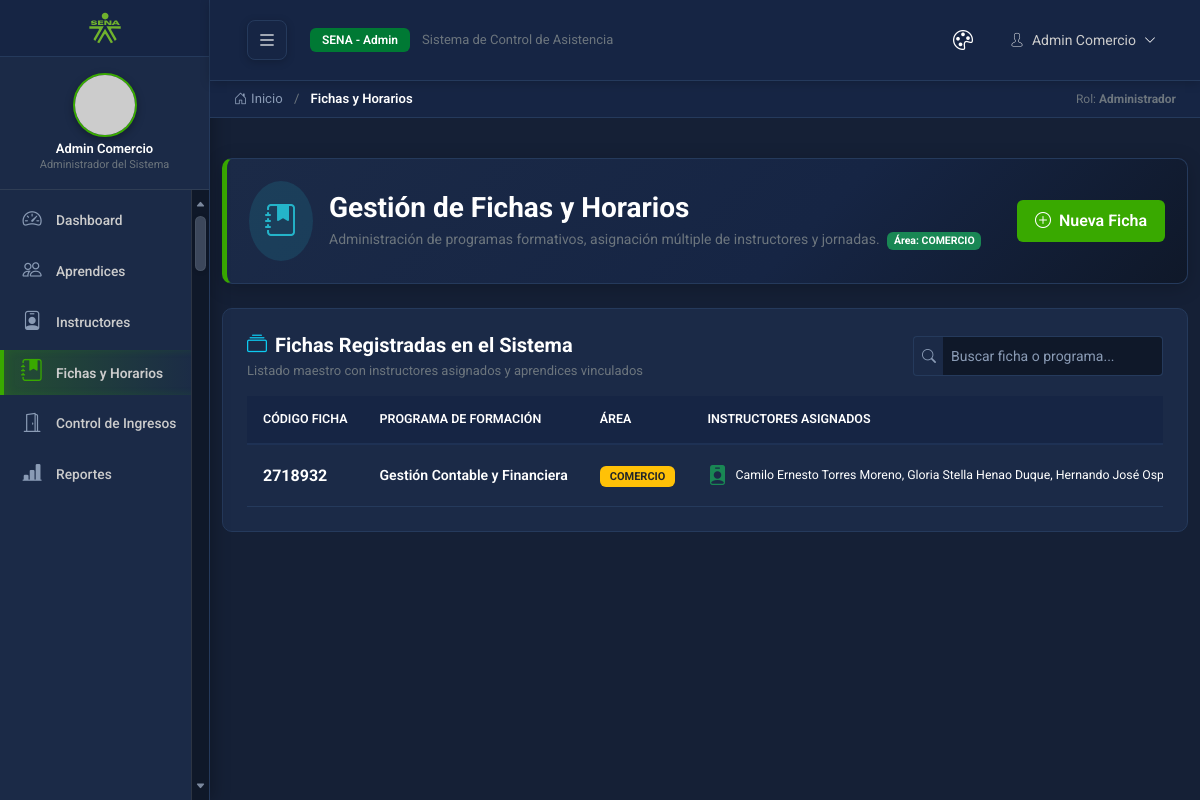
Page /index.php?page=fichas (signed in) on the committed database.
### tables this page shows
CREATE TABLE IF NOT EXISTS `fichas` (
  `id_ficha` INT(11) NOT NULL AUTO_INCREMENT,
  `numero_ficha` VARCHAR(10) NOT NULL,
  `programa` VARCHAR(100) NOT NULL,
  `estado` ENUM('Activa', 'Inactiva', 'Finalizada') NOT NULL DEFAULT 'Activa',
  `area` ENUM('comercio', 'Tics') NOT NULL,
  `fecha_creacion` DATETIME NULL DEFAULT CURRENT_TIMESTAMP(),
  `Horarios_id_horario` INT(11) NOT NULL,
  PRIMARY KEY (`id_ficha`),
  INDEX `fk_fichas_horarios` (`Horarios_id_horario` ASC),
  CONSTRAINT `fk_fichas_horarios`
    FOREIGN KEY (`Horarios_id_horario`)
    REFERENCES `horarios` (`id_horario`)
    ON DELETE NO ACTION
    ON UPDATE NO ACTION);

### app/Controllers/BaseController.php (called while the page is built, shortened)
<?php
abstract class BaseController
{
    protected function renderView(string $view, array $data = []): void
    {
        $filePath = BASE_PATH . '/Views/' . ltrim($view, '/') . '.php';
        extract($data, EXTR_SKIP);
        require $filePath;
    }
}

### app/Controllers/Admin/FichaController.php (called while the page is built, shortened)
<?php
require_once BASE_PATH . '/Models/FichaModel.php';
class FichaController extends BaseController
{
    public function index(): void
    {
        $adminArea  = $_SESSION['admin_area'] ?? 'todas';
        $filtroArea = ($adminArea !== 'todas') ? $adminArea : null;
        $fichas       = [];
        $instructores = [];
        $horarios     = [];
        try {
            $fichaModel   = new FichaModel();
            $fichas       = $fichaModel->listarFichas($filtroArea);
            $instructores = $fichaModel->listarInstructoresDisponibles($filtroArea);
            $horarios     = $fichaModel->listarHorarios();
        } catch (Throwable $e) {
            error_log("FichaController::index: " . $e->getMessage());
        }
        $this->renderView('admin/fichas', [
            'fichas'       => $fichas,
            'instructores' => $instructores,
            'horarios'     => $horarios,
            'adminArea'    => $adminArea,
            'mensaje'      => $_GET['mensaje'] ?? null,
            'error'        => $_GET['error'] ?? null
        ]);
    }
}

### app/config/conexion.php (called while the page is built, shortened)
<?php
class Conexion
{
    private static ?PDO $instancia = null;
    public static function obtener(): PDO
    {
        if (self::$instancia === null) {
            $dsn = 'mysql:host=' . DB_HOST . ';dbname=' . DB_NAME . ';charset=' . DB_CHARSET;
            self::$instancia = new PDO($dsn, DB_USER, DB_PASS, [
                PDO::ATTR_ERRMODE => PDO::ERRMODE_EXCEPTION,
                PDO::ATTR_DEFAULT_FETCH_MODE => PDO::FETCH_ASSOC,
                PDO::ATTR_EMULATE_PREPARES => false,
            ]);
            self::$instancia->exec("SET time_zone = '-05:00'");
        }
        return self::$instancia;
    }
}

### app/Models/FichaModel.php (called while the page is built, shortened)
<?php
class FichaModel
{
    public function listarFichas(?string $area = null): array
    {
        try {
            $sql = "SELECT
                        f.id_ficha,
                        f.numero_ficha AS codigo,
                        f.programa,
                        f.estado,
                        f.area,
                        TIME_FORMAT(h.hora_entrada, '%h:%i %p') AS entrada,
                        TIME_FORMAT(h.hora_salida, '%h:%i %p') AS salida,
                        COUNT(DISTINCT a.id_aprendiz) AS aprendices,
                        COALESCE(GROUP_CONCAT(DISTINCT CONCAT(u.nombres, ' ', u.apellidos) SEPARATOR ', '), 'Sin instructor') AS instructores,
                        GROUP_CONCAT(DISTINCT i.id_instructor) AS instructores_ids
                    FROM fichas f
                    LEFT JOIN horarios h ON f.Horarios_id_horario = h.id_horario
                    LEFT JOIN instructores_has_fichas ihf ON f.id_ficha = ihf.fichas_id_ficha
                    LEFT JOIN instructores i ON ihf.instructores_id_instructor = i.id_instructor
                    LEFT JOIN usuarios u ON i.usuarios_id_usuario = u.id_usuario
                    LEFT JOIN aprendices a ON a.fichas_id_ficha = f.id_ficha";
            $params = [];
            if ($area !== null && $area !== '' && $area !== 'todas') {
                $sql .= " WHERE f.area = :area";
                $params[':area'] = $area;
            }
            $sql .= " GROUP BY f.id_ficha, f.numero_ficha, f.programa, f.estado, f.area, h.hora_entrada, h.hora_salida
                      ORDER BY f.numero_ficha ASC";
            $stmt = Conexion::obtener()->prepare($sql);
            $stmt->execute($params);
            return $stmt->fetchAll() ?: [];
        } catch (Throwable $e) {
            error_log("FichaModel::listarFichas: " . $e->getMessage());
            return [];
        }
    }
}

### app/Views/admin/fichas.php (the view, shortened to what this page needs)
<?php
require_once BASE_PATH . '/Views/layouts/header.php';
?>
<div class="sena-welcome-banner mb-4">
    <div class="d-flex align-items-center justify-content-between flex-wrap gap-3">
        <div class="d-flex align-items-center gap-3">
            <div class="p-3 rounded-circle" style="background: rgba(36, 181, 202, 0.15); color: #24b5ca;">
                <i class="bi bi-journal-bookmark-fill fs-2"></i>
            </div>
            <div>
                <h3 class="text-theme-primary fw-bold mb-1">Gestión de Fichas y Horarios</h3>
                <p class="text-secondary mb-0" style="font-size:14px;">
                    Administración de programas formativos, asignación múltiple de instructores y jornadas.
                    <?php if ($adminArea !== 'todas'): ?>
                        <span class="badge bg-success ms-1">Área: <?= strtoupper(htmlspecialchars($adminArea)) ?></span>
                    <?php endif; ?>
                </p>
            </div>
        </div>
        <div class="d-flex gap-2">
            <button type="button" class="btn btn-sena-green" data-bs-toggle="modal" data-bs-target="#modalFicha">
                <i class="bi bi-plus-circle me-1"></i> Nueva Ficha
            </button>
        </div>
    </div>
</div>
<div class="card border-0 card-stat-ux p-4 mb-4">
    <div class="d-flex justify-content-between align-items-center mb-3 flex-wrap gap-3">
        <div>
            <h5 class="text-theme-primary fw-bold mb-1"><i class="bi bi-collection me-2 text-info"></i>Fichas Registradas en el Sistema</h5>
            <p class="text-secondary mb-0" style="font-size:13px;">Listado maestro con instructores asignados y aprendices vinculados</p>
        </div>
        <div class="d-flex gap-2">
            <div class="input-group input-group-sm" style="width: 250px;">
                <span class="input-group-text bg-transparent border-end-0" style="border-color: var(--nk-border-color); color: var(--nk-text-muted);">
                    <i class="bi bi-search"></i>
                </span>
                <input type="text" id="buscadorFichas" class="form-control form-control-sm border-start-0" placeholder="Buscar ficha o programa..." style="background-color: var(--nk-bg-inset); color: var(--nk-text-primary); border-color: var(--nk-border-color);">
            </div>
        </div>
    </div>
    <div class="table-responsive">
        <table id="tablaFichas" class="table table-nalika-dark table-hover w-100 align-middle mb-0">
            <thead>
                <tr>
                    <th>Código Ficha</th>
                    <th>Programa de Formación</th>
                    <th>Área</th>
                    <th>Instructores Asignados</th>
                </tr>
            </thead>
            <tbody>
            <?php if (!empty($fichas)): ?>
                <?php foreach ($fichas as $f): ?>
                    <tr>
                        <td><strong class="text-theme-primary fs-6"><?= htmlspecialchars($f['codigo']) ?></strong></td>
                        <td>
                            <span class="fw-semibold text-theme-primary"><?= htmlspecialchars($f['programa']) ?></span>
                        </td>
                        <td>
                            <?php $esTics = (strtolower($f['area']) === 'tics'); ?>
                            <span class="badge <?= $esTics ? 'bg-info text-dark' : 'bg-warning text-dark' ?>" style="font-size: 11px; padding: 5px 10px;">
                                <?= htmlspecialchars(strtoupper($f['area'])) ?>
                            </span>
                        </td>
                        <td>
                            <div class="d-flex align-items-center gap-2">
                                <i class="bi bi-person-badge-fill text-success fs-5"></i>
                                <span class="text-theme-primary small"><?= htmlspecialchars($f['instructores']) ?></span>
                            </div>
                        </td>
                    </tr>
                <?php endforeach; ?>
            <?php endif; ?>
            </tbody>
        </table>
    </div>
</div>
<?php require_once BASE_PATH . '/Views/layouts/footer.php'; ?>

### public/assets/css/main.css (style rules this page uses)
:root, [data-theme="nalika"] { --bg-color: #152036; --text-color: #ffffff; --btn-bg: #1f2e4d; --btn-text: #ffffff; }
body { background-color: var(--bg-color); color: var(--text-color); transition: background-color 0.3s ease, color 0.3s ease; }

### public/assets/css/aprendiz-custom.css (style rules this page uses)
:root, [data-theme="nalika"] { --sena-green: #39a900; --sena-dark-green: #007934; --sena-light-green: #4cd911; --nk-bg-main: #152036; --nk-card-bg: #1b2a47; --nk-bg-card: #1b2a47; --nk-card-header: #162544; --nk-border-color: #253a5c; --nk-bg-inset: #0f1829; --nk-text-primary: #ffffff; --nk-text-muted: #8a9bb5; --nk-accent-blue: #24b5ca; --nk-bg-body: #152036; --nk-bg-surface: #1b2a47; --nk-bg-elevated: #1e3154; --nk-border-default: #1e3154; --nk-text-inverse: #152036; --status-on-time: #24caa1; --status-late: #f39c12; --status-absent: #eb4b4b; --status-excuse: #9b59b6; --sidebar-scroll-track-bg: #0f1829; --sidebar-scroll-border: rgba(255, 255, 255, 0.12); --sidebar-scroll-thumb: #616f85; --sidebar-scroll-thumb-hover: #8c9cb3; --sidebar-scroll-thumb-active: #24caa1; --sidebar-scroll-arrow: #7b889e; --sidebar-scroll-arrow-hover: #24caa1; --sidebar-scroll-arrow-bg-hover: rgba(36, 202, 161, 0.2); --sidebar-width: 210px; --sidebar-collapsed-width: 80px; }
body { background-color: var(--nk-bg-main) !important; color: var(--nk-text-primary); transition: background-color 0.3s ease, color 0.3s ease; }
.text-theme-primary { color: var(--nk-text-primary) !important; }
html { scroll-behavior: smooth; }
.sena-welcome-banner { background: linear-gradient(135deg, var(--nk-card-bg) 0%, var(--nk-card-header) 60%, var(--nk-bg-inset) 100%); border: 1px solid var(--nk-border-color); border-left: 5px solid var(--sena-green); border-radius: 10px; padding: 22px; margin-bottom: 25px; position: relative; overflow: hidden; box-shadow: 0 4px 20px rgba(0, 0, 0, 0.2); }
.card-stat-ux { background: var(--nk-card-bg); border: 1px solid var(--nk-border-color) !important; border-radius: 10px; padding: 20px; transition: transform 0.25s ease, box-shadow 0.25s ease, border-color 0.25s ease; }
.table-nalika-dark { color: var(--nk-text-primary); vertical-align: middle; }
.table-nalika-dark th { background-color: var(--nk-card-header); color: var(--nk-text-muted); border-bottom: 2px solid var(--nk-border-color); font-weight: 600; text-transform: uppercase; font-size: 0.78rem; padding: 14px 16px; white-space: nowrap; }
.table-nalika-dark td { border-bottom: 1px solid var(--nk-border-color); padding: 14px 16px; font-size: 0.88rem; white-space: nowrap; }
.btn-sena-green { background-color: var(--sena-green) !important; color: var(--nk-text-primary) !important; border: none !important; font-weight: 600; padding: 9px 18px; border-radius: 6px; transition: all 0.2s ease; }
.form-control, input, select, textarea { background-color: var(--nk-bg-inset) !important; color: var(--nk-text-primary) !important; border-color: var(--nk-border-color) !important; }

### app/Views/layouts/header.php (style rules this page uses)
:root, [data-theme="nalika"] { --sidebar-scroll-track-bg: #0f1829; --sidebar-scroll-border: rgba(255, 255, 255, 0.12); --sidebar-scroll-thumb: #616f85; --sidebar-scroll-thumb-hover: #8c9cb3; --sidebar-scroll-thumb-active: #24caa1; --sidebar-scroll-arrow: #7b889e; --sidebar-scroll-arrow-hover: #24caa1; --sidebar-scroll-arrow-bg-hover: rgba(36, 202, 161, 0.2); }

### rows in the picture
fichas: numero_ficha "2718932", programa "Gestión Contable y Financiera", area "COMERCIO", instructores "Camilo Ernesto Torres Moreno, Gloria Stella Henao Duque, Hernando José…"

### other values in the picture
$nombreUsuario "Admin Comercio"
$tituloPagina "Fichas y Horarios"
$adminArea "COMERCIO"
